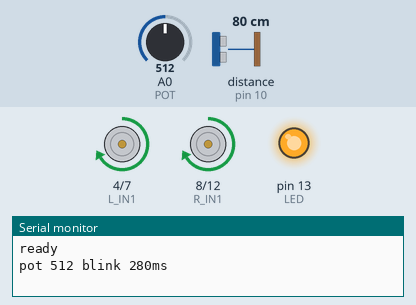
A sketch run on a simulated Arduino Uno, built with avr-gcc and run on an emulated ATmega328P. On the bench: motor-driver pin pairs drawn as motors (green arrow = first pin HIGH = forward, orange = second pin HIGH = backward, longer = more drive, scaled by the enable pin), output pins drawn as LEDs (lit = HIGH), the last lines printed to the serial monitor. Wiring (inferred from the names in the program): ultrasonic range finder: trigger pin 9; echo pin 10. The test bench sets the inputs (shaded band); at power-on: distance to the obstacle (sensor on pin 10) 80 cm, A0 (POT) = 512. The echo pulse lasts 58.3 µs per cm; pins used as bus, display or sensor lines are not drawn.

Above: at 1.2 s.
1.3 s: distance to the obstacle (sensor on pin 10) set to 2 cm
At 1.49 s:
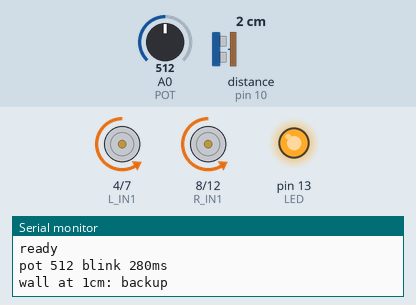
At 2.05 s:
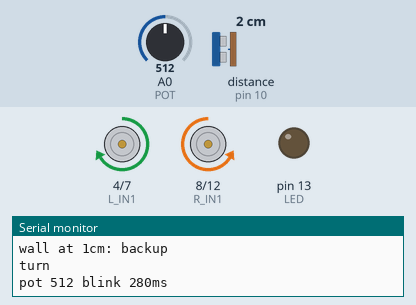
4.3 s: A0 (POT) set to 900
At 4.45 s:
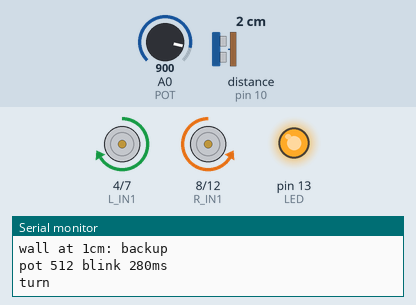
7.3 s: distance to the obstacle (sensor on pin 10) set to 32 cm
10.3 s: distance to the obstacle (sensor on pin 10) set to 39 cm
13.3 s: A0 (POT) set to 988
16.3 s: A0 (POT) set to 1008
At 16.3 s:
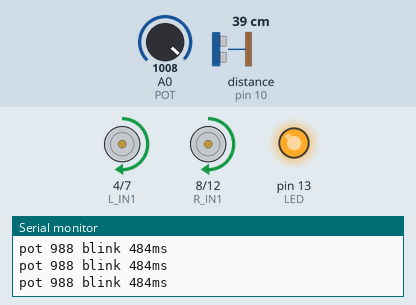
Timing chart, 0 to 18.8 s (numbered marks = the images above; inputs shaded):
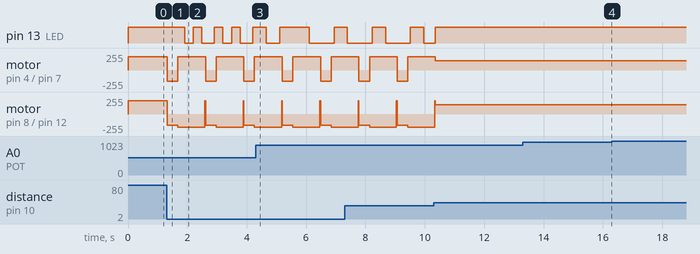

Measured:
- the behaviour switches between 999 and 1000 on A0 (POT) (found by bisection; images 3 and 4)
- after the input at 1.3 s, pin 13 (LED): HIGH → LOW after 0.61 s, → HIGH 0.29 s later, → LOW 0.29 s later, → HIGH 0.42 s later, … (8 changes in this stretch); motor on pin 4 (L_IN1) / pin 7 (L_IN2): alternates forward 200/255 for 0.94 s and backward 170/255 for 0.35 s, starting at once
- after the input at 16.3 s, motor on pin 4 (L_IN1) / pin 7 (L_IN2), motor on pin 8 (R_IN1) / pin 12 (R_IN2): stops changing and stays forward 137/255

The sketch:

sketch.ino
```cpp
// Two-wheel wall-avoiding robot for the corner arena.
// Drives forward; when the front ultrasonic sensor sees a wall,
// backs up briefly, turns right in place, then resumes forward drive.
// Green LED on pin 13 is ON while driving forward, blinks while avoiding.
// Potentiometer on A0 controls the blink speed (avoiding blink rate).
//
// Wiring (diagram.json):
//   motor_left   en=5 (PWM) in1=4 in2=7
//   motor_right  en=6 (PWM) in1=8 in2=12
//   ultrasonic   trig=9 echo=10 (forward facing)
//   led          pin=13
//   potentiometer pin=A0 (blink speed)

const int L_EN = 5, L_IN1 = 4, L_IN2 = 7;
const int R_EN = 6, R_IN1 = 8, R_IN2 = 12;
const int TRIG = 9, ECHO = 10;
const int LED = 13;
const int POT = A0;

// Tunables
const int CRUISE = 200;        // forward speed 0..255
const int TURN_SPEED = 200;    // spin speed
const long WALL_CM = 35;       // start avoiding when closer than this
const long CLEAR_CM = 45;      // resume forward when clearer than this
const unsigned long BACKUP_MS = 350;
const unsigned long TURN_MS = 900;
const unsigned long PING_TIMEOUT_US = 30000UL;  // ~5 m max

// Blink speed range controlled by the potentiometer (A0).
// Pot fully CCW (0)   -> fast blink, 60 ms half-period.
// Pot fully CW (1023) -> slow blink, 500 ms half-period.
const unsigned long BLINK_FAST_MS = 60;
const unsigned long BLINK_SLOW_MS = 500;

enum State { DRIVE, BACKUP, TURN };
State state = DRIVE;
unsigned long stateStart = 0;
unsigned long lastBlink = 0;
bool ledOn = false;
unsigned long lastPotPrint = 0;

void motorWrite(int en, int in1, int in2, int speed) {
  // speed: -255..255
  if (speed >= 0) {
    digitalWrite(in1, HIGH);
    digitalWrite(in2, LOW);
    analogWrite(en, speed);
  } else {
    digitalWrite(in1, LOW);
    digitalWrite(in2, HIGH);
    analogWrite(en, -speed);
  }
}

void driveForward(int s) {
  motorWrite(L_EN, L_IN1, L_IN2, s);
  motorWrite(R_EN, R_IN1, R_IN2, s);
}

void driveBackward(int s) {
  motorWrite(L_EN, L_IN1, L_IN2, -s);
  motorWrite(R_EN, R_IN1, R_IN2, -s);
}

void spinRight(int s) {
  // left wheel forward, right wheel backward -> turn in place
  motorWrite(L_EN, L_IN1, L_IN2, s);
  motorWrite(R_EN, R_IN1, R_IN2, -s);
}

void stopMotors() {
  analogWrite(L_EN, 0);
  analogWrite(R_EN, 0);
}

long readDistanceCm() {
  digitalWrite(TRIG, LOW);
  delayMicroseconds(2);
  digitalWrite(TRIG, HIGH);
  delayMicroseconds(10);
  digitalWrite(TRIG, LOW);
  unsigned long dur = pulseIn(ECHO, HIGH, PING_TIMEOUT_US);
  if (dur == 0) return 999;  // nothing in range -> treat as clear
  return (long)(dur / 58UL);
}

// Read the potentiometer and convert to a blink half-period in ms.
// 0..1023 maps to BLINK_FAST_MS..BLINK_SLOW_MS.
unsigned long blinkIntervalMs() {
  int potVal = analogRead(POT);
  long ms = map(potVal, 0, 1023, (long)BLINK_FAST_MS, (long)BLINK_SLOW_MS);
  return (unsigned long)constrain(ms, (long)BLINK_FAST_MS, (long)BLINK_SLOW_MS);
}

void setup() {
  Serial.begin(115200);
  pinMode(L_EN, OUTPUT); pinMode(L_IN1, OUTPUT); pinMode(L_IN2, OUTPUT);
  pinMode(R_EN, OUTPUT); pinMode(R_IN1, OUTPUT); pinMode(R_IN2, OUTPUT);
  pinMode(TRIG, OUTPUT); pinMode(ECHO, INPUT);
  pinMode(LED, OUTPUT);
  digitalWrite(TRIG, LOW);
  stopMotors();
  state = DRIVE;
  Serial.println("ready");
}

void loop() {
  long dist = readDistanceCm();
  unsigned long now = millis();
  unsigned long blinkMs = blinkIntervalMs();

  // Report pot + blink rate ~once per second so the knob effect is visible
  // in serial logs and verifiable in simulation.
  if (now - lastPotPrint >= 1000) {
    lastPotPrint = now;
    Serial.print("pot ");
    Serial.print(analogRead(POT));
    Serial.print(" blink ");
    Serial.print(blinkMs);
    Serial.println("ms");
  }

  switch (state) {
    case DRIVE:
      if (dist < WALL_CM) {
        state = BACKUP;
        stateStart = now;
        lastBlink = now;
        ledOn = false;
        driveBackward(170);
        Serial.print("wall at ");
        Serial.print(dist);
        Serial.println("cm: backup");
      } else {
        // Gentle slowdown as we approach the threshold so we don't
        // overshoot into the wall.
        int s = CRUISE;
        if (dist < CLEAR_CM + 20) {
          s = map((int)dist, (int)WALL_CM, (int)(CLEAR_CM + 20), 130, CRUISE);
          s = constrain(s, 130, CRUISE);
        }
        driveForward(s);
        digitalWrite(LED, HIGH);
        ledOn = true;
      }
      break;

    case BACKUP:
      // Blink at the potentiometer-controlled rate (non-blocking).
      if (now - lastBlink >= blinkMs) {
        lastBlink = now;
        ledOn = !ledOn;
        digitalWrite(LED, ledOn ? HIGH : LOW);
      }
      if (now - stateStart >= BACKUP_MS) {
        state = TURN;
        stateStart = now;
        spinRight(TURN_SPEED);
        Serial.println("turn");
      }
      break;

    case TURN:
      // Same potentiometer-controlled blink while turning.
      if (now - lastBlink >= blinkMs) {
        lastBlink = now;
        ledOn = !ledOn;
        digitalWrite(LED, ledOn ? HIGH : LOW);
      }
      if (now - stateStart >= TURN_MS) {
        state = DRIVE;
        driveForward(CRUISE);
        Serial.println("forward");
      }
      break;
  }

  delay(20);
}
```
